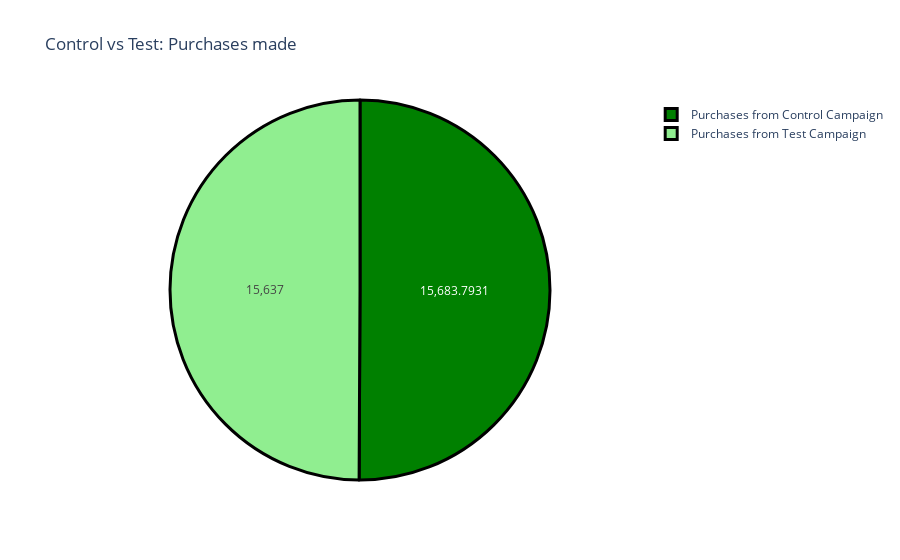

Notebook code for this chart:
### Code cell
label=['Purchases from Control Campaign','Purchases from Test Campaign']
count=[sum(control_data['Purchases']),sum(test_data['Purchases'])]

color=['green','lightgreen']
fig=go.Figure(data=[go.Pie(labels=label,values=count)])

fig.update_layout(title='Control vs Test: Purchases made')

fig.update_traces(hoverinfo='label+percent',textinfo='value',marker=dict(colors=color,line=dict(color='black',width=3)))

### Figure 1 — Plotly figure (JSON) as saved in the notebook; plotly's stock layout.template omitted (floating-point values rounded to 4 significant figures)
{"data": [{"hoverinfo": "label+percent", "labels": ["Purchases from Control Campaign", "Purchases from Test Campaign"], "marker": {"colors": ["green", "lightgreen"], "line": {"color": "black", "width": 3}}, "textinfo": "value", "type": "pie", "values": [15680.0, 15637]}], "layout": {"title": {"text": "Control vs Test: Purchases made"}}}
